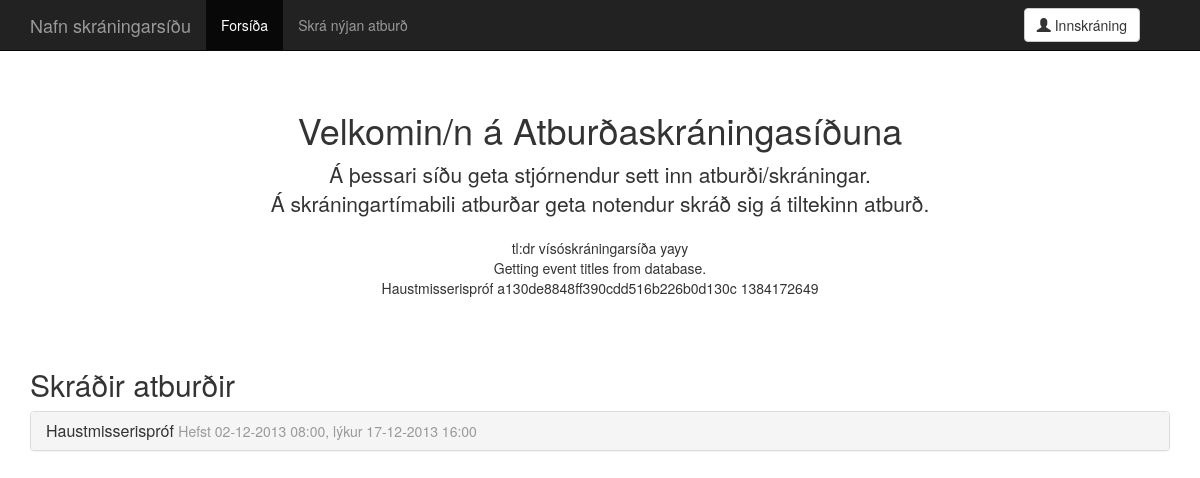
Before: / with the older database file.
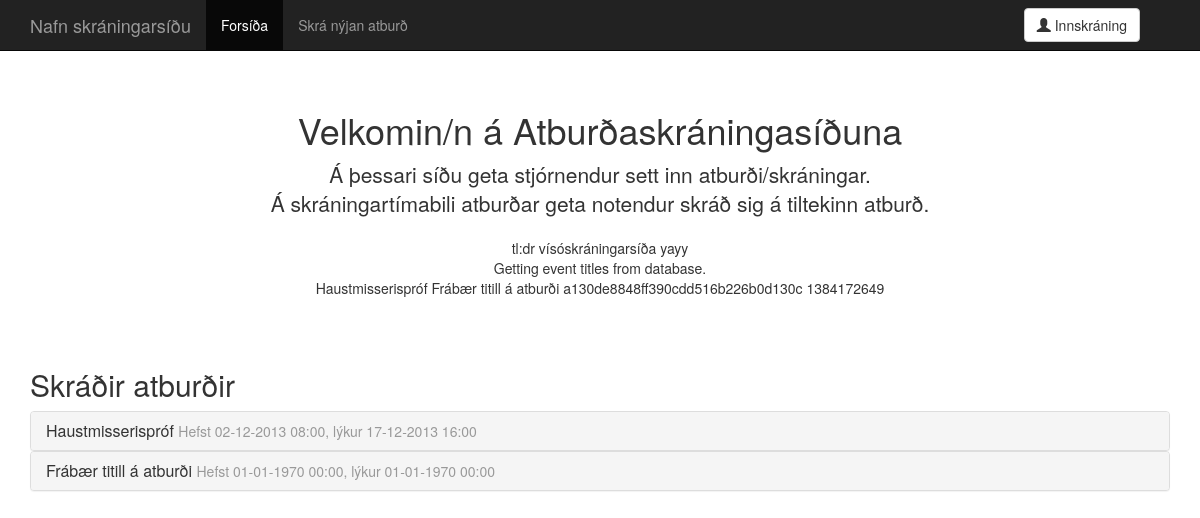
After: the same page with the newer database file.
### tables this page shows
CREATE TABLE 'events' (
  'event_id' integer NOT NULL,
  'title' text,
  'start' integer,
  'end' integer,
  'registration_start' integer,
  'registration_end' integer,
  'description' text,
  'location' text,
  'seats' integer,
  PRIMARY KEY ('event_id')
);

### php/config.php (called while the page is built, shortened)
<?php
$website_name = "Nafn skráningarsíðu";
?>

### php/head.php (called while the page is built, shortened)
<?php
require_once "php/config.php";
$salt1 = "v@ult";
$salt2 = "pod!";
?>

### parts/listed.events.php (the view, shortened to what this page needs)
<?php
$result = $db->query("SELECT title,start,end,registration_start,registration_end,description,location,seats FROM events ORDER BY start;");
foreach($result as $row_data) {
  $title = $row_data["title"];
  $start = date("d-m-Y H:i", $row_data["start"]);
  $end = date("d-m-Y H:i", $row_data["end"]);
  $registration_start = date("d-m-Y H:i", $row_data["registration_start"]);
  $registration_end = date("d-m-Y H:i", $row_data["registration_end"]);
  $description = nl2br($row_data["description"]);
  $location = $row_data["location"];
  $seats = $row_data["seats"];
  echo <<<_END
      <div class="panel-group" id="accordion">
        <div class="panel panel-default">
          <div class="panel-heading">
          <h3 class="panel-title">
            <a class="accordion-toggle" data-toggle="collapse" data-parent="#accordion" href="#collapseOne">
              $title <small>Hefst $start, lýkur $end</small>
            </a>
          </h3>
          </div>
          <div id="collapseOne" class="panel-collapse collapse">
            <div class="panel-body">
              <p>
              $description
              </p>
              <p>
              Staðsetning: $location.
              </p>
              <p>
              Skráning hefst $registration_start <br />
              Skráningu lýkur $registration_end
              </p>
              <p>
              Sætafjöldi: $seats
              </p>
              <p><a class="btn btn-default" href="#">Fara í skráningarlista atburðar &raquo;</a></p>
            </div>
          </div>
        </div>
      </div>
_END;
}
?>

### index.php (shortened to what this page needs)
<?php
require_once "php/head.php";
?>
<!DOCTYPE html>
<html lang="is">
  <head>
    <link href="dist/css/bootstrap.css" rel="stylesheet">
    <link href="css/main.css" rel="stylesheet">
  </head>
  <body>
<?php
$index_active = " class=\"active\"";
require_once "parts/navbar.php";
?>
    <div class="container">
      <div class="starter-template">
        <h1>Velkomin/n á Atburðaskráningasíðuna</h1>
        <p class="lead">
        Á þessari síðu geta stjórnendur sett inn atburði/skráningar.<br />
        Á skráningartímabili atburðar geta notendur skráð sig á tiltekinn atburð.
        </p>
        <p>
        tl:dr vísóskráningarsíða yayy <br />
<?php
echo "Getting event titles from database.<br />\n";
$result = $db->query("SELECT title FROM events;");
foreach($result as $row_data)
{
  echo $row_data["title"]."\n";
}
$pass = "adminpowers";
$encripted_pass = md5("$salt1$pass$salt2");
echo $encripted_pass."\n";
echo time();
?>
        </p>
      </div>
      <h2>Skráðir atburðir</h2>
<?php require_once "parts/listed.events.php"; ?>
    </div>
  </body>
</html>

### parts/navbar.php (shortened to what this page needs)
<?php
if (!isset($event_add_active)) {
  $event_add_active = "";
}
echo <<<_END
        <div class="navbar navbar-inverse navbar-fixed-top">
          <div class="container">
            <div class="navbar-header">
              <button type="button" class="navbar-toggle" data-toggle="collapse" data-target=".navbar-collapse">
                <span class="icon-bar"></span>
                <span class="icon-bar"></span>
                <span class="icon-bar"></span>
              </button>
              <a class="navbar-brand" href="index.php">$website_name</a>
            </div>
            <div class="collapse navbar-collapse">
              <ul class="nav navbar-nav">
                <li$index_active><a href="index.php">Forsíða</a></li>
                <li$event_add_active><a href="event.add.php">Skrá nýjan atburð</a></li>
              </ul>
_END;
if (USER_LOGGEDIN) {
  echo <<<_END
              <div class="navbar-form navbar-right">
                <div class="btn-group">
                  <button type="button" class="btn btn-default dropdown-toggle" data-toggle="dropdown">
                    <span class="glyphicon glyphicon-user"></span> $user_name <span class="caret"></span>
                  </button>
                  <ul class="dropdown-menu" role="menu">
                    <li><a href="#">Síðan mín</a></li>
                    <li><a href="event.add.php">Skrá nýjan atburð</a></li>
                    <li class="divider"></li>
                    <li><a href="logout.php">Útskrá</a></li>
                  </ul>
                </div>
              </div>
_END;
}
else {
  echo <<<_END
              <div class="navbar-form navbar-right">
                <a class="btn btn-default" href="login.php">
                <span class="glyphicon glyphicon-user"></span> Innskráning
                </a>
              </div>
_END;
}
echo <<<_END
            </div>
          </div>
        </div>
_END;
?>

### css/main.css (style rules this page uses)
body { padding-top: 50px; }
.starter-template { padding: 40px 15px; text-align: center; }

Changed rows visible on the page:
added events: title "Frábær titill á atburði", start "01-01-1970 00:00", end "01-01-1970 00:00"
